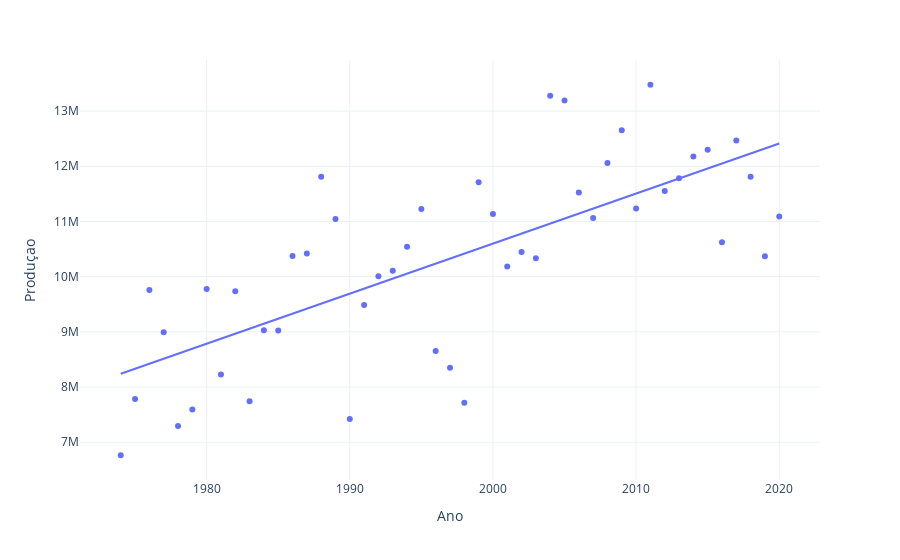

The cell this chart's notebook holds for it:
### Markdown cell above
* Arroz

### Code cell
fig =px.scatter(df_arroz, x ='Ano', y='Produçao', trendline= 'ols')
fig.update_layout(template = 'plotly_white')
